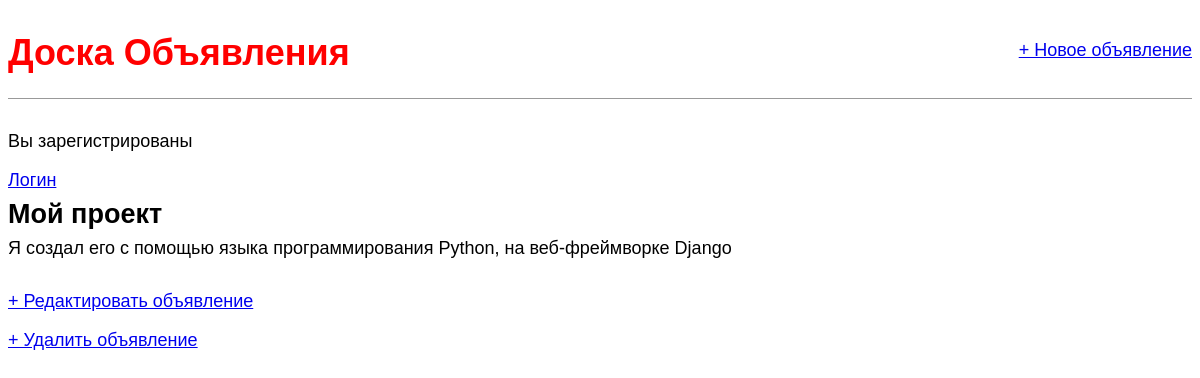
The app's page /post/2/ with its own data.
### ad/models.py (models this page shows, shortened)
class Post(models.Model):
    title = models.CharField(max_length=200)
    author = models.ForeignKey(
        'auth.User',
        on_delete=models.CASCADE,
        )
    body = models.TextField()

### ad/views.py (the view)
# urls.py: path('post/<int:pk>/', views.BlogDetailView.as_view(), name='post_detail'),
class BlogDetailView(DetailView):
    model = Post
    template_name = 'post_detail.html'

### templates/post_detail.html
{% extends 'base.html' %}
{% block content %}
    <div class="post-entry">
        <h2>{{ post.title }}</h2>
        <p>{{ post.body }}</p>
    </div>
    <p><a href="{% url 'post_edit' post.pk %}">+ Редактировать объявление</a></p>
    <p><a href="{% url 'post_delete' post.pk %}">+ Удалить объявление</a></p>
{% endblock content %}

### static/css/base.css (style rules this page uses)
body { font-family: 'Source Sans Pro', sans-serif; font-size: 18px; }
.post-entry { margin-bottom: 2rem; }
.post-entry h2 { margin: 0.5rem 0; }
.post-entry p { margin: 0; font-weight: 400; }

### records on screen
Post: title "Мой проект", body "Я создал его с помощью языка программирования Python, на веб-фреймворке Django"
